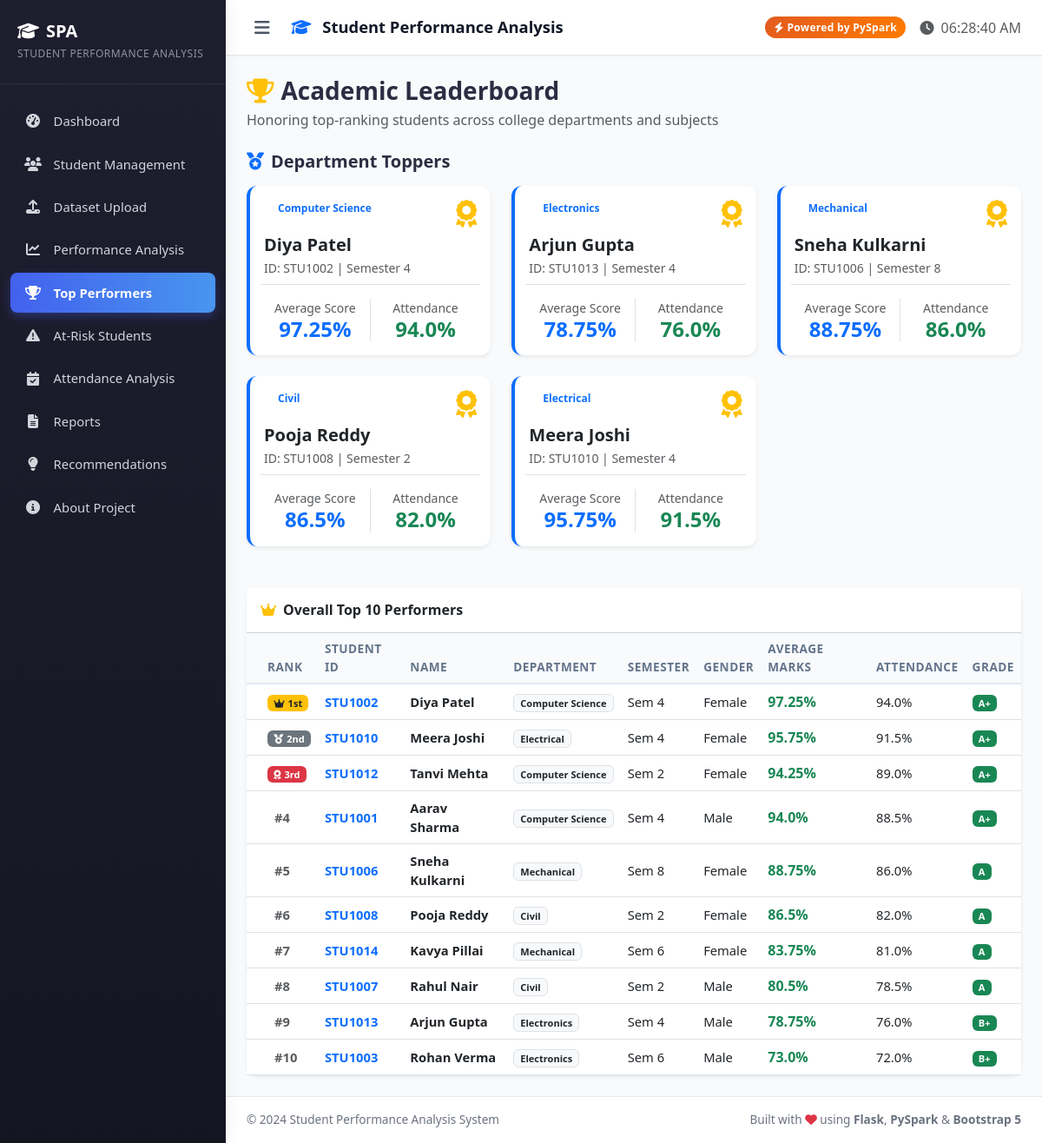
The app's page /top-performers with its own data.
### tables this page shows
CREATE TABLE students (
            student_id   TEXT PRIMARY KEY,
            student_name TEXT NOT NULL,
            age          INTEGER,
            gender       TEXT,
            department   TEXT,
            semester     INTEGER
        );

### app.py (the view)
@app.route('/top-performers')
def top_performers():
    conn = database.get_db_connection()
    overall = conn.execute('''
        SELECT s.student_id, s.student_name, s.department, s.semester, s.gender,
               ROUND(AVG(sub.total_marks), 2) as average_marks,
               ROUND(pr.attendance_percentage, 1) as attendance_percentage,
               pr.overall_grade
        FROM students s
        JOIN subjects sub ON s.student_id = sub.student_id
        LEFT JOIN performance_records pr ON s.student_id = pr.student_id
        GROUP BY s.student_id
        ORDER BY average_marks DESC
        LIMIT 10
    ''').fetchall()
    dept_toppers = {}
    for dept in config.DEPARTMENTS:
        row = conn.execute('''
            SELECT s.student_id, s.student_name, s.department, s.semester,
                   ROUND(AVG(sub.total_marks), 2) as average_marks,
                   ROUND(pr.attendance_percentage, 1) as attendance_percentage,
                   pr.overall_grade
            FROM students s
            JOIN subjects sub ON s.student_id = sub.student_id
            LEFT JOIN performance_records pr ON s.student_id = pr.student_id
            WHERE s.department = ?
            GROUP BY s.student_id
            ORDER BY average_marks DESC
            LIMIT 1
        ''', (dept,)).fetchone()
        if row:
            dept_toppers[dept] = dict(row)
    conn.close()
    return render_template(
        'top_performers.html',
        overall=[dict(r) for r in overall],
        dept_toppers=dept_toppers
    )

### database.py (called while the page is built)
def get_db_connection():
    os.makedirs(os.path.dirname(DATABASE_PATH), exist_ok=True)
    conn = sqlite3.connect(DATABASE_PATH)
    conn.row_factory = sqlite3.Row
    conn.execute("PRAGMA foreign_keys = ON")
    return conn

### templates/top_performers.html (shortened to what this page needs)
{% extends "base.html" %}
{% block content %}
<div class="d-flex flex-wrap justify-content-between align-items-center mb-4 gap-3">
    <div>
        <h3 class="fw-bold mb-1"><i class="fas fa-trophy text-warning me-2"></i>Academic Leaderboard</h3>
        <p class="text-muted mb-0">Honoring top-ranking students across college departments and subjects</p>
    </div>
</div>
<h5 class="fw-bold mb-3"><i class="fas fa-medal text-primary me-2"></i>Department Toppers</h5>
<div class="row g-4 mb-5">
    {% for dept, s in dept_toppers.items() %}
    <div class="col-xl-4 col-md-6">
        <div class="card h-100 shadow-sm border-start border-4 border-primary">
            <div class="card-body">
                <div class="d-flex justify-content-between align-items-start mb-2">
                    <span class="badge bg-primary-light text-primary px-3 py-1 rounded-pill fw-bold">{{ dept }}</span>
                    <i class="fas fa-award fa-2x text-warning"></i>
                </div>
                <h5 class="fw-bold text-dark mb-1">{{ s.student_name }}</h5>
                <p class="text-muted small mb-3">ID: {{ s.student_id }} | Semester {{ s.semester }}</p>
                <div class="row g-2 text-center pt-2 border-top">
                    <div class="col-6 border-end">
                        <small class="text-muted d-block">Average Score</small>
                        <h4 class="fw-bold text-primary mb-0">{{ s.average_marks }}%</h4>
                    </div>
                    <div class="col-6">
                        <small class="text-muted d-block">Attendance</small>
                        <h4 class="fw-bold text-success mb-0">{{ s.attendance_percentage }}%</h4>
                    </div>
                </div>
            </div>
        </div>
    </div>
    {% endfor %}
</div>
<div class="card shadow-sm">
    <div class="card-header bg-white py-3">
        <h6 class="fw-bold mb-0"><i class="fas fa-crown text-warning me-2"></i>Overall Top 10 Performers</h6>
    </div>
    <div class="card-body p-0">
        <div class="table-responsive">
            <table class="table table-hover align-middle mb-0">
                <thead class="table-light">
                    <tr>
                        <th class="ps-4">Rank</th>
                        <th>Student ID</th>
                        <th>Name</th>
                        <th>Department</th>
                        <th>Semester</th>
                        <th>Gender</th>
                        <th>Average Marks</th>
                        <th>Attendance</th>
                        <th>Grade</th>
                    </tr>
                </thead>
                <tbody>
                    {% for s in overall %}
                    <tr>
                        <td class="ps-4">
                            {% if loop.index == 1 %}
                                <span class="badge bg-warning text-dark"><i class="fas fa-crown me-1"></i>1st</span>
                            {% elif loop.index == 2 %}
                                <span class="badge bg-secondary text-white"><i class="fas fa-medal me-1"></i>2nd</span>
                            {% elif loop.index == 3 %}
                                <span class="badge bg-danger text-white"><i class="fas fa-award me-1"></i>3rd</span>
                            {% else %}
                                <span class="fw-bold text-muted ps-2">#{{ loop.index }}</span>
                            {% endif %}
                        </td>
                        <td class="fw-bold text-primary">{{ s.student_id }}</td>
                        <td><strong>{{ s.student_name }}</strong></td>
                        <td><span class="badge bg-light text-dark border">{{ s.department }}</span></td>
                        <td>Sem {{ s.semester }}</td>
                        <td>{{ s.gender }}</td>
                        <td><span class="fw-bold text-success fs-6">{{ s.average_marks }}%</span></td>
                        <td>{{ s.attendance_percentage }}%</td>
                        <td>
                            <span class="badge bg-success">{{ s.overall_grade }}</span>
                        </td>
                    </tr>
                    {% else %}
                    <tr>
                        <td colspan="9" class="text-center py-4 text-muted">No student records available yet.</td>
                    </tr>
                    {% endfor %}
                </tbody>
            </table>
        </div>
    </div>
</div>
{% endblock %}

### static/css/style.css (style rules this page uses)
:root { --primary: #4361ee; --primary-dark: #3a0ca3; --primary-light: #4895ef; --secondary: #6c757d; --success: #2ec4b6; --danger: #e71d36; --warning: #ff9f1c; --info: #4cc9f0; --purple: #7209b7; --sidebar-width: 260px; --sidebar-collapsed-width: 70px; --top-nav-height: 64px; --card-border-radius: 12px; --transition-speed: 0.25s; --body-bg: #f8fafc; --card-bg: #ffffff; --text-color: #2b2d42; --text-muted: #8d99ae; }
body { background-color: var(--body-bg); color: var(--text-color); font-family: 'Segoe UI', system-ui, -apple-system, sans-serif; min-height: 100vh; display: flex; overflow-x: hidden; }
.card { border-radius: var(--card-border-radius); border: none; box-shadow: 0 4px 14px rgba(0, 0, 0, 0.04); }
.table th { font-weight: 600; font-size: 0.85rem; text-transform: uppercase; letter-spacing: 0.5px; color: #64748b; background-color: #f8fafc; border-bottom: 2px solid #e2e8f0; }
.table td { vertical-align: middle; font-size: 0.92rem; }

### records on screen
students: student_name "Diya Patel", student_id "STU1002", semester "4", shows "1st", student_id "STU1002", student_name "Diya Patel", department "Computer Science", semester "4", gender "Female", average_marks "97.25", attendance_percentage "94.0", overall_grade "A+"
students: student_name "Arjun Gupta", student_id "STU1013", semester "4", student_id "STU1013", student_name "Arjun Gupta", department "Electronics", semester "4", gender "Male", average_marks "78.75", attendance_percentage "76.0", overall_grade "B+"
students: student_name "Sneha Kulkarni", student_id "STU1006", semester "8", student_id "STU1006", student_name "Sneha Kulkarni", department "Mechanical", semester "8", gender "Female", average_marks "88.75", attendance_percentage "86.0", overall_grade "A"
students: student_name "Pooja Reddy", student_id "STU1008", semester "2", student_id "STU1008", student_name "Pooja Reddy", department "Civil", semester "2", gender "Female", average_marks "86.5", attendance_percentage "82.0", overall_grade "A"
students: student_name "Meera Joshi", student_id "STU1010", semester "4", shows "2nd", student_id "STU1010", student_name "Meera Joshi", department "Electrical", semester "4", gender "Female", average_marks "95.75", attendance_percentage "91.5", overall_grade "A+"
students: shows "3rd", student_id "STU1012", student_name "Tanvi Mehta", department "Computer Science", semester "2", gender "Female", average_marks "94.25", attendance_percentage "89.0", overall_grade "A+"
students: student_id "STU1001", student_name "Aarav Sharma", department "Computer Science", semester "4", gender "Male", average_marks "94.0", attendance_percentage "88.5", overall_grade "A+"
students: student_id "STU1014", student_name "Kavya Pillai", department "Mechanical", semester "6", gender "Female", average_marks "83.75", attendance_percentage "81.0", overall_grade "A"
students: student_id "STU1007", student_name "Rahul Nair", department "Civil", semester "2", gender "Male", average_marks "80.5", attendance_percentage "78.5", overall_grade "A"
students: student_id "STU1003", student_name "Rohan Verma", department "Electronics", semester "6", gender "Male", average_marks "73.0", attendance_percentage "72.0", overall_grade "B+"

### other values on screen
{{ dept }} "Computer Science" "Electronics" "Mechanical" "Civil" "Electrical"
{{ s.average_marks }} "97.25" "78.75" "88.75" "86.5" "95.75"
{{ s.attendance_percentage }} "94.0" "76.0" "86.0" "82.0" "91.5"
